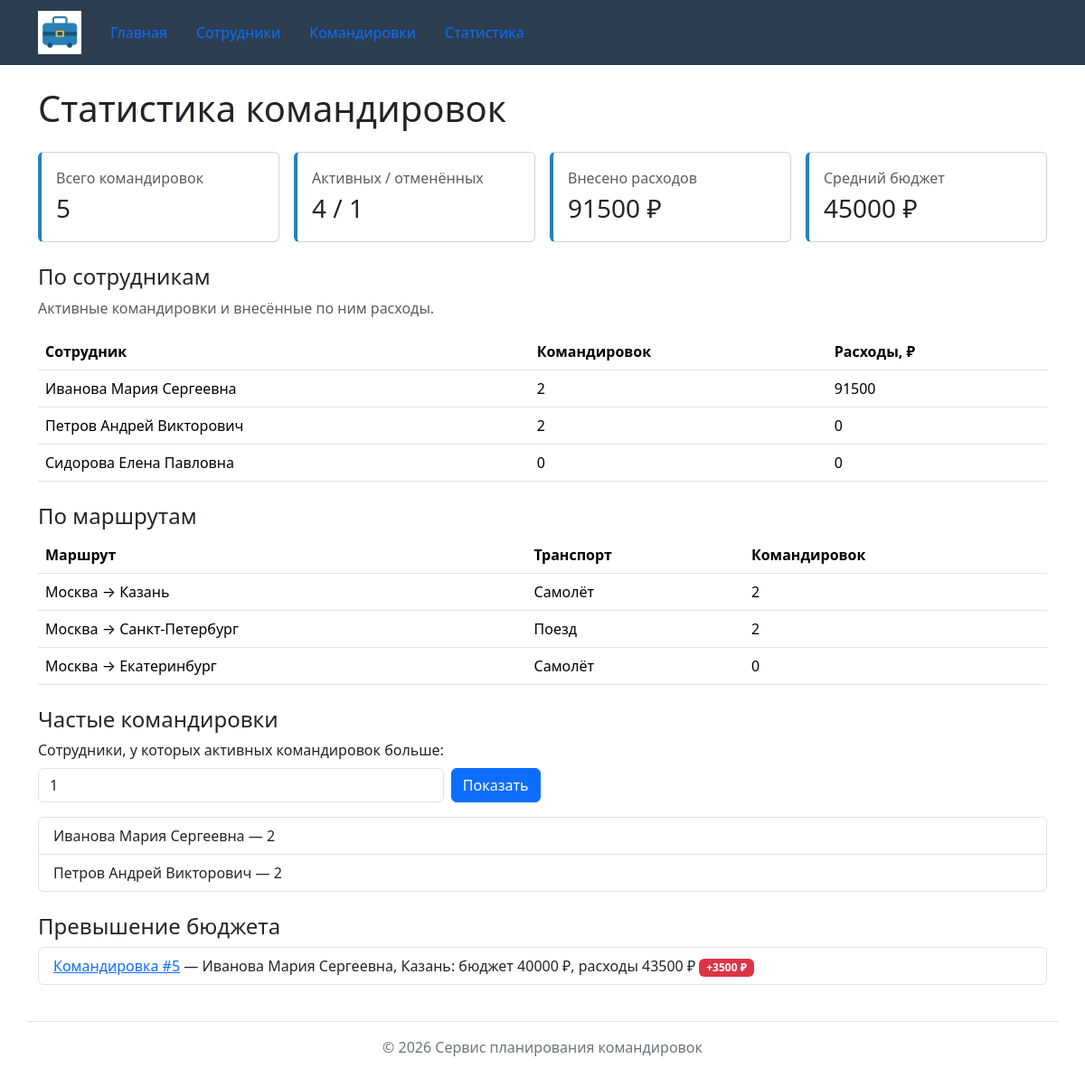
Page /trips/statistics/ on the committed database.
### trips/views.py (the view)
# urls.py: path("statistics/", views.statistics, name="statistics"),
def statistics(request):
    try:
        min_trips = int(request.GET.get("min_trips", 1))
    except ValueError:
        min_trips = 1
    conn = get_connection()
    conn.row_factory = sqlite3.Row
    context = {
        "summary": conn.execute(SUMMARY_SQL).fetchone(),
        "by_employee": conn.execute(BY_EMPLOYEE_SQL).fetchall(),
        "by_route": conn.execute(BY_ROUTE_SQL).fetchall(),
        "frequent": conn.execute(
            FREQUENT_TRAVELERS_SQL, [min_trips]
        ).fetchall(),
        "over_budget": conn.execute(OVER_BUDGET_SQL).fetchall(),
        "min_trips": min_trips,
    }
    conn.close()
    return render(request, "trips/statistics.html", context)

### db/database.py (called while the page is built)
def get_connection(db_path=DB_PATH):
    conn = sqlite3.connect(db_path)
    conn.execute("PRAGMA foreign_keys = ON")
    return conn

### trips/templates/trips/statistics.html (shortened to what this page needs)
{% extends "base.html" %}
{% block content %}
<h1 class="my-4">Статистика командировок</h1>
<div class="row g-3 mb-4">
    <div class="col-md-3">
        <div class="card app-card p-3 h-100">
            <div class="text-muted">Всего командировок</div>
            <div class="fs-3">{{ summary.total_trips }}</div>
        </div>
    </div>
    <div class="col-md-3">
        <div class="card app-card p-3 h-100">
            <div class="text-muted">Активных / отменённых</div>
            <div class="fs-3">
                {{ summary.active_trips|default:0 }} / {{ summary.cancelled_trips|default:0 }}
            </div>
        </div>
    </div>
    <div class="col-md-3">
        <div class="card app-card p-3 h-100">
            <div class="text-muted">Внесено расходов</div>
            <div class="fs-3">{{ summary.total_expenses|default:0|floatformat:"-2" }} ₽</div>
        </div>
    </div>
    <div class="col-md-3">
        <div class="card app-card p-3 h-100">
            <div class="text-muted">Средний бюджет</div>
            <div class="fs-3">{{ summary.avg_budget|default:0|floatformat:"0" }} ₽</div>
        </div>
    </div>
</div>
<h2 class="h4">По сотрудникам</h2>
<p class="text-muted">Активные командировки и внесённые по ним расходы.</p>
<table class="table">
    <thead>
        <tr><th>Сотрудник</th><th>Командировок</th><th>Расходы, ₽</th></tr>
    </thead>
    <tbody>
        {% for item in by_employee %}
            <tr>
                <td>{{ item.employee_name }}</td>
                <td>{{ item.trips_count }}</td>
                <td>{{ item.total_expenses|floatformat:"-2" }}</td>
            </tr>
        {% empty %}
            <tr><td colspan="3">Данные отсутствуют.</td></tr>
        {% endfor %}
    </tbody>
</table>
<h2 class="h4 mt-4">По маршрутам</h2>
<table class="table">
    <thead>
        <tr><th>Маршрут</th><th>Транспорт</th><th>Командировок</th></tr>
    </thead>
    <tbody>
        {% for item in by_route %}
            <tr>
                <td>{{ item.origin }} → {{ item.destination }}</td>
                <td>{{ item.transport }}</td>
                <td>{{ item.trips_count }}</td>
            </tr>
        {% empty %}
            <tr><td colspan="3">Данные отсутствуют.</td></tr>
        {% endfor %}
    </tbody>
</table>
<h2 class="h4 mt-4">Частые командировки</h2>
<form method="get" class="row g-2 align-items-end mb-3">
    <div class="col-auto">
        <label for="min_trips" class="form-label">
            Сотрудники, у которых активных командировок больше:
        </label>
        <input type="number" id="min_trips" name="min_trips" min="0"
               class="form-control" value="{{ min_trips }}">
    </div>
    <div class="col-auto">
        <button type="submit" class="btn btn-primary">Показать</button>
    </div>
</form>
<ul class="list-group">
    {% for item in frequent %}
        <li class="list-group-item">
            {{ item.employee_name }} — {{ item.trips_count }}
        </li>
    {% empty %}
        <li class="list-group-item">Таких сотрудников нет.</li>
    {% endfor %}
</ul>
<h2 class="h4 mt-4">Превышение бюджета</h2>
<ul class="list-group">
    {% for item in over_budget %}
        <li class="list-group-item">
            <a href="{% url 'trips:trip_detail' item.id %}">Командировка #{{ item.id }}</a>
            — {{ item.employee_name }}, {{ item.destination }}:
            бюджет {{ item.budget_limit|floatformat:"-2" }} ₽,
            расходы {{ item.expenses|floatformat:"-2" }} ₽
            <span class="badge bg-danger">+{{ item.overrun|floatformat:"-2" }} ₽</span>
        </li>
    {% empty %}
        <li class="list-group-item">Командировок с превышением бюджета нет.</li>
    {% endfor %}
</ul>
{% endblock %}

### homepage/static/homepage/css/style.css (style rules this page uses)
.app-card { border-left: 4px solid #2980b9; }

### rows in the picture
employees: employee_name "Иванова Мария Сергеевна", trips_count "2", total_expenses "91500"
employees: employee_name "Петров Андрей Викторович", trips_count "2", total_expenses "0"
employees: employee_name "Сидорова Елена Павловна", trips_count "0", total_expenses "0"
routes: origin "Москва", destination "Казань", transport "Самолёт", trips_count "2"
routes: origin "Москва", destination "Санкт-Петербург", transport "Поезд", trips_count "2"
routes: origin "Москва", destination "Екатеринбург", transport "Самолёт", trips_count "0"

### other values in the picture
{{ summary.total_trips }} "5"
{{ summary.active_trips|default:0 }} "4"
{{ summary.cancelled_trips|default:0 }} "1"
{{ summary.total_expenses|default:0|floatformat:"-2" }} "91500"
{{ summary.avg_budget|default:0|floatformat:"0" }} "45000"
{{ item.id }} "5"
{{ item.employee_name }} "Иванова Мария Сергеевна"
{{ item.destination }} "Казань"
{{ item.budget_limit|floatformat:"-2" }} "40000"
{{ item.expenses|floatformat:"-2" }} "43500"
{{ item.overrun|floatformat:"-2" }} "3500"
